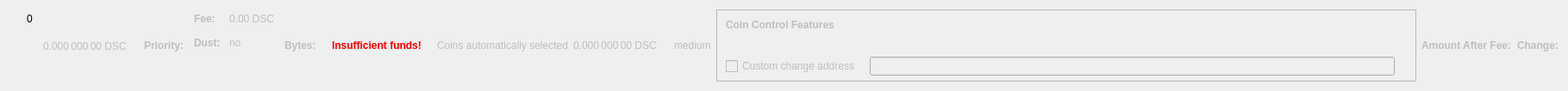
    <widget class="QWidget" name="dummyHideWidget" native="true">
     <property name="maximumSize">
      <size>
       <width>100</width>
       <height>22</height>
      </size>
     </property>
     <layout class="QHBoxLayout" name="dummyHideLayout">
      <item>
       <layout class="QFormLayout" name="formLayoutCoinControl1">
        <property name="horizontalSpacing">
         <number>10</number>
        </property>
        <property name="verticalSpacing">
         <number>14</number>
        </property>
        <property name="leftMargin">
         <number>10</number>
        </property>
        <property name="topMargin">
         <number>4</number>
        </property>
        <property name="rightMargin">
         <number>6</number>
        </property>
        <item row="0" column="1">
         <widget class="QLabel" name="labelCoinControlBytes">
          <property name="cursor">
           <cursorShape>IBeamCursor</cursorShape>
          </property>
          <property name="contextMenuPolicy">
           <enum>Qt::ActionsContextMenu</enum>
          </property>
          <property name="text">
           <string notr="true">0</string>
          </property>
          <property name="textInteractionFlags">
           <set>Qt::LinksAccessibleByMouse|Qt::TextSelectableByKeyboard|Qt::TextSelectableByMouse</set>
          </property>
         </widget>
        </item>
       </layout>
      </item>
      <item>
       <widget class="QLabel" name="labelCoinControlAfterFee">
        <property name="enabled">
         <bool>false</bool>
        </property>
        <property name="sizePolicy">
         <sizepolicy hsizetype="Fixed" vsizetype="Fixed">
          <horstretch>0</horstretch>
          <verstretch>0</verstretch>
         </sizepolicy>
        </property>
        <property name="minimumSize">
         <size>
          <width>111</width>
          <height>12</height>
         </size>
        </property>
        <property name="maximumSize">
         <size>
          <width>111</width>
          <height>12</height>
         </size>
        </property>
        <property name="cursor">
         <cursorShape>IBeamCursor</cursorShape>
        </property>
        <property name="contextMenuPolicy">
         <enum>Qt::ActionsContextMenu</enum>
        </property>
        <property name="text">
         <string notr="true">0.000 000 00 DSC</string>
        </property>
        <property name="textInteractionFlags">
         <set>Qt::LinksAccessibleByMouse|Qt::TextSelectableByKeyboard|Qt::TextSelectableByMouse</set>
        </property>
       </widget>
      </item>
      <item>
       <widget class="QLabel" name="labelCoinControlPriorityText">
        <property name="enabled">
         <bool>false</bool>
        </property>
        <property name="font">
         <font>
          <weight>75</weight>
          <bold>true</bold>
         </font>
        </property>
        <property name="text">
         <string>Priority:</string>
        </property>
       </widget>
      </item>
      <item>
       <layout class="QHBoxLayout" name="horizontalLayout"/>
      </item>
      <item>
       <layout class="QFormLayout" name="formLayoutCoinControl3">
        <property name="horizontalSpacing">
         <number>10</number>
        </property>
        <property name="verticalSpacing">
         <number>14</number>
        </property>
        <property name="leftMargin">
         <number>6</number>
        </property>
        <property name="topMargin">
         <number>4</number>
        </property>
        <property name="rightMargin">
         <number>6</number>
        </property>
        <item row="0" column="0">
         <widget class="QLabel" name="labelCoinControlFeeText">
          <property name="enabled">
           <bool>false</bool>
          </property>
          <property name="font">
           <font>
            <weight>75</weight>
            <bold>true</bold>
           </font>
          </property>
          <property name="text">
           <string>Fee:</string>
          </property>
          <property name="margin">
           <number>0</number>
          </property>
         </widget>
        </item>
        <item row="0" column="1">
         <widget class="QLabel" name="labelCoinControlFee">
          <property name="enabled">
           <bool>false</bool>
          </property>
          <property name="cursor">
           <cursorShape>IBeamCursor</cursorShape>
          </property>
          <property name="contextMenuPolicy">
           <enum>Qt::ActionsContextMenu</enum>
          </property>
          <property name="text">
           <string notr="true">0.00 DSC</string>
          </property>
          <property name="textInteractionFlags">
           <set>Qt::LinksAccessibleByMouse|Qt::TextSelectableByKeyboard|Qt::TextSelectableByMouse</set>
          </property>
         </widget>
        </item>
        <item row="1" column="0">
         <widget class="QLabel" name="labelCoinControlLowOutputText">
          <property name="enabled">
           <bool>false</bool>
          </property>
          <property name="font">
           <font>
            <weight>75</weight>
            <bold>true</bold>
           </font>
          </property>
          <property name="text">
           <string>Dust:</string>
          </property>
         </widget>
        </item>
        <item row="1" column="1">
         <widget class="QLabel" name="labelCoinControlLowOutput">
          <property name="enabled">
           <bool>false</bool>
          </property>
          <property name="cursor">
           <cursorShape>IBeamCursor</cursorShape>
          </property>
          <property name="contextMenuPolicy">
           <enum>Qt::ActionsContextMenu</enum>
          </property>
          <property name="text">
           <string>no</string>
          </property>
          <property name="textInteractionFlags">
           <set>Qt::LinksAccessibleByMouse|Qt::TextSelectableByKeyboard|Qt::TextSelectableByMouse</set>
          </property>
         </widget>
        </item>
       </layout>
      </item>
      <item>
       <widget class="QLabel" name="labelCoinControlBytesText">
        <property name="enabled">
         <bool>false</bool>
        </property>
        <property name="font">
         <font>
          <weight>75</weight>
          <bold>true</bold>
         </font>
        </property>
        <property name="text">
         <string>Bytes:</string>
        </property>
       </widget>
      </item>
      <item>
       <layout class="QFormLayout" name="formLayoutCoinControl2">
        <property name="horizontalSpacing">
         <number>10</number>
        </property>
        <property name="verticalSpacing">
         <number>14</number>
        </property>
        <property name="leftMargin">
         <number>6</number>
        </property>
        <property name="topMargin">
         <number>4</number>
        </property>
        <property name="rightMargin">
         <number>6</number>
        </property>
       </layout>
      </item>
      <item>
       <layout class="QHBoxLayout" name="horizontalLayoutCoinControl2">
        <property name="spacing">
         <number>8</number>
        </property>
        <property name="bottomMargin">
         <number>10</number>
        </property>
       </layout>
      </item>
      <item>
       <widget class="QLabel" name="labelCoinControlInsuffFunds">
        <property name="enabled">
         <bool>false</bool>
        </property>
        <property name="minimumSize">
         <size>
          <width>0</width>
          <height>0</height>
         </size>
        </property>
        <property name="font">
         <font>
          <weight>75</weight>
          <bold>true</bold>
         </font>
        </property>
        <property name="styleSheet">
         <string notr="true">color:red;font-weight:bold;</string>
        </property>
        <property name="text">
         <string>Insufficient funds!</string>
        </property>
        <property name="margin">
         <number>5</number>
        </property>
       </widget>
      </item>
      <item>
       <layout class="QFormLayout" name="formLayoutCoinControl4">
        <property name="horizontalSpacing">
         <number>10</number>
        </property>
        <property name="verticalSpacing">
         <number>14</number>
        </property>
        <property name="leftMargin">
         <number>6</number>
        </property>
        <property name="topMargin">
         <number>4</number>
        </property>
        <property name="rightMargin">
         <number>6</number>
        </property>
       </layout>
      </item>
      <item>
       <widget class="QLabel" name="labelCoinControlAutomaticallySelected">
        <property name="enabled">
         <bool>false</bool>
        </property>
        <property name="sizePolicy">
         <sizepolicy hsizetype="Fixed" vsizetype="Fixed">
          <horstretch>0</horstretch>
          <verstretch>0</verstretch>
         </sizepolicy>
        </property>
        <property name="minimumSize">
         <size>
          <width>0</width>
          <height>0</height>
         </size>
        </property>
        <property name="maximumSize">
         <size>
          <width>240</width>
          <height>16777215</height>
         </size>
        </property>
        <property name="text">
         <string>Coins automatically selected</string>
        </property>
        <property name="margin">
         <number>5</number>
        </property>
       </widget>
      </item>
      <item>
       <widget class="QLabel" name="labelCoinControlChange">
        <property name="enabled">
         <bool>false</bool>
        </property>
        <property name="sizePolicy">
         <sizepolicy hsizetype="Fixed" vsizetype="Fixed">
          <horstretch>0</horstretch>
          <verstretch>0</verstretch>
         </sizepolicy>
        </property>
        <property name="minimumSize">
         <size>
          <width>111</width>
          <height>0</height>
         </size>
        </property>
        <property name="maximumSize">
         <size>
          <width>111</width>
          <height>16777215</height>
         </size>
        </property>
        <property name="cursor">
         <cursorShape>IBeamCursor</cursorShape>
        </property>
        <property name="contextMenuPolicy">
         <enum>Qt::ActionsContextMenu</enum>
        </property>
        <property name="text">
         <string notr="true">0.000 000 00 DSC</string>
        </property>
        <property name="textInteractionFlags">
         <set>Qt::LinksAccessibleByMouse|Qt::TextSelectableByKeyboard|Qt::TextSelectableByMouse</set>
        </property>
       </widget>
      </item>
      <item>
       <widget class="QLabel" name="labelCoinControlPriority">
        <property name="enabled">
         <bool>false</bool>
        </property>
        <property name="cursor">
         <cursorShape>IBeamCursor</cursorShape>
        </property>
        <property name="contextMenuPolicy">
         <enum>Qt::ActionsContextMenu</enum>
        </property>
        <property name="text">
         <string>medium</string>
        </property>
        <property name="textInteractionFlags">
         <set>Qt::LinksAccessibleByMouse|Qt::TextSelectableByKeyboard|Qt::TextSelectableByMouse</set>
        </property>
       </widget>
      </item>
      <item>
       <widget class="QFrame" name="frameCoinControl">
        <property name="sizePolicy">
         <sizepolicy hsizetype="Expanding" vsizetype="Expanding">
          <horstretch>0</horstretch>
          <verstretch>0</verstretch>
         </sizepolicy>
        </property>
        <property name="maximumSize">
         <size>
          <width>16777215</width>
          <height>16777215</height>
         </size>
        </property>
        <property name="frameShape">
         <enum>QFrame::StyledPanel</enum>
        </property>
        <property name="frameShadow">
         <enum>QFrame::Sunken</enum>
        </property>
        <layout class="QVBoxLayout" name="verticalLayoutCoinControl2_2">
         <property name="spacing">
          <number>0</number>
         </property>
         <property name="leftMargin">
          <number>0</number>
         </property>
         <property name="topMargin">
          <number>0</number>
         </property>
         <property name="rightMargin">
          <number>0</number>
         </property>
         <property name="bottomMargin">
          <number>6</number>
         </property>
         <item>
          <layout class="QVBoxLayout" name="verticalLayoutCoinControl" stretch="0,0,0,1">
           <property name="spacing">
            <number>0</number>
           </property>
           <property name="leftMargin">
            <number>10</number>
           </property>
           <property name="topMargin">
            <number>10</number>
           </property>
           <item>
            <layout class="QHBoxLayout" name="horizontalLayoutCoinControl1">
             <property name="bottomMargin">
              <number>15</number>
             </property>
             <item>
              <widget class="QLabel" name="labelCoinControlFeatures">
               <property name="enabled">
                <bool>false</bool>
               </property>
               <property name="sizePolicy">
                <sizepolicy hsizetype="Preferred" vsizetype="Maximum">
                 <horstretch>0</horstretch>
                 <verstretch>0</verstretch>
                </sizepolicy>
               </property>
               <property name="font">
                <font>
                 <weight>75</weight>
                 <bold>true</bold>
                </font>
               </property>
               <property name="styleSheet">
                <string notr="true">font-weight:bold;</string>
               </property>
               <property name="text">
                <string>Coin Control Features</string>
               </property>
              </widget>
             </item>
            </layout>
           </item>
           <item>
            <widget class="QWidget" name="widgetCoinControl" native="true">
             <property name="sizePolicy">
              <sizepolicy hsizetype="Preferred" vsizetype="Preferred">
               <horstretch>0</horstretch>
               <verstretch>0</verstretch>
              </sizepolicy>
             </property>
             <property name="minimumSize">
              <size>
               <width>0</width>
               <height>0</height>
              </size>
             </property>
             <property name="styleSheet">
              <string notr="true"/>
             </property>
             <layout class="QHBoxLayout" name="horizontalLayoutCoinControl5_2">
              <property name="leftMargin">
               <number>0</number>
              </property>
              <property name="topMargin">
               <number>0</number>
              </property>
              <property name="rightMargin">
               <number>0</number>
              </property>
              <property name="bottomMargin">
               <number>0</number>
              </property>
              <item>
               <layout class="QHBoxLayout" name="horizontalLayoutCoinControl3">
                <property name="spacing">
                 <number>20</number>
                </property>
                <property name="topMargin">
                 <number>0</number>
                </property>
                <property name="bottomMargin">
                 <number>10</number>
                </property>
               </layout>
              </item>
             </layout>
            </widget>
           </item>
           <item>
            <layout class="QHBoxLayout" name="horizontalLayoutCoinControl4" stretch="0,0,0">
             <property name="spacing">
              <number>12</number>
             </property>
             <property name="sizeConstraint">
              <enum>QLayout::SetDefaultConstraint</enum>
             </property>
             <property name="topMargin">
              <number>5</number>
             </property>
             <property name="rightMargin">
              <number>5</number>
             </property>
             <item>
              <widget class="QCheckBox" name="checkBoxCoinControlChange">
               <property name="enabled">
                <bool>false</bool>
               </property>
               <property name="toolTip">
                <string>If this is activated, but the change address is empty or invalid, change will be sent to a newly generated address.</string>
               </property>
               <property name="text">
                <string>Custom change address</string>
               </property>
              </widget>
             </item>
             <item>
              <widget class="QValidatedLineEdit" name="lineEditCoinControlChange">
               <property name="enabled">
                <bool>false</bool>
               </property>
               <property name="sizePolicy">
                <sizepolicy hsizetype="Expanding" vsizetype="Fixed">
                 <horstretch>0</horstretch>
                 <verstretch>0</verstretch>
                </sizepolicy>
               </property>
              </widget>
             </item>
             <item>
              <widget class="QLabel" name="labelCoinControlChangeLabel_2">
               <property name="sizePolicy">
                <sizepolicy hsizetype="Preferred" vsizetype="Expanding">
                 <horstretch>0</horstretch>
                 <verstretch>0</verstretch>
                </sizepolicy>
               </property>
               <property name="minimumSize">
                <size>
                 <width>0</width>
                 <height>0</height>
                </size>
               </property>
               <property name="text">
                <string/>
               </property>
               <property name="margin">
                <number>3</number>
               </property>
              </widget>
             </item>
            </layout>
           </item>
           <item>
            <spacer name="verticalSpacerCoinControl">
             <property name="orientation">
              <enum>Qt::Vertical</enum>
             </property>
             <property name="sizeHint" stdset="0">
              <size>
               <width>800</width>
               <height>1</height>
              </size>
             </property>
            </spacer>
           </item>
          </layout>
         </item>
        </layout>
       </widget>
      </item>
      <item>
       <widget class="QLabel" name="labelCoinControlAfterFeeText">
        <property name="enabled">
         <bool>false</bool>
        </property>
        <property name="minimumSize">
         <size>
          <width>0</width>
          <height>0</height>
         </size>
        </property>
        <property name="maximumSize">
         <size>
          <width>16777215</width>
          <height>16777215</height>
         </size>
        </property>
        <property name="font">
         <font>
          <weight>75</weight>
          <bold>true</bold>
         </font>
        </property>
        <property name="text">
         <string>Amount After Fee:</string>
        </property>
        <property name="alignment">
         <set>Qt::AlignLeading|Qt::AlignLeft|Qt::AlignVCenter</set>
        </property>
        <property name="margin">
         <number>0</number>
        </property>
       </widget>
      </item>
      <item>
       <widget class="QLabel" name="labelCoinControlChangeText">
        <property name="enabled">
         <bool>false</bool>
        </property>
        <property name="sizePolicy">
         <sizepolicy hsizetype="Preferred" vsizetype="Preferred">
          <horstretch>0</horstretch>
          <verstretch>0</verstretch>
         </sizepolicy>
        </property>
        <property name="minimumSize">
         <size>
          <width>0</width>
          <height>0</height>
         </size>
        </property>
        <property name="maximumSize">
         <size>
          <width>16777215</width>
          <height>16777215</height>
         </size>
        </property>
        <property name="font">
         <font>
          <weight>75</weight>
          <bold>true</bold>
         </font>
        </property>
        <property name="text">
         <string>Change:</string>
        </property>
        <property name="alignment">
         <set>Qt::AlignLeading|Qt::AlignLeft|Qt::AlignVCenter</set>
        </property>
       </widget>
      </item>
     </layout>
    </widget>
